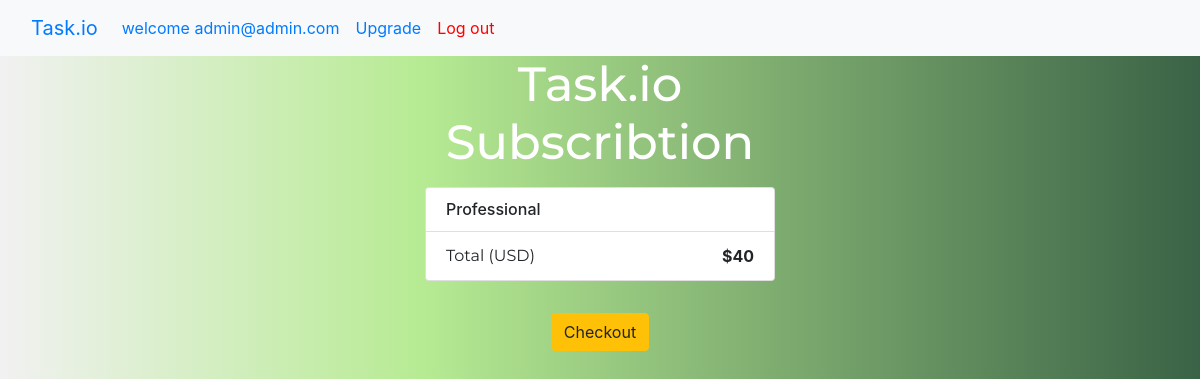
/membership/upgradeplan/Professional/ (signed in), run on the app's committed database.
### accounts/models.py (models this page shows)
class CustomUser(AbstractUser):
    username = models.CharField(max_length=40, unique=False, default='')
    def __str__(self):
        return self.email

### memberships/models.py (models this page shows, shortened)
class Membership(models.Model):
    membership_type = models.CharField(
        choices=MEMBERSHIP_CHOICES,
        default='Free',
        max_length=30)
    price = models.IntegerField(default=0)
    payment_type= models.CharField(choices= PAYMENT_TYPE, default='Monthly', max_length= 50)
    stripe_price_id = models.CharField(max_length=200, default="price_1LCfzGHbrOhTO2jzGrkrAkqm")

### memberships/views.py (the view)
# urls.py: path('upgradeplan/<str:plan>/', views.upgradeplan, name ="upgrade_plan"),
def upgradeplan(request, plan):
    new_membership_plan = Membership.objects.get(membership_type = plan)
    if getuser_membership(request).membership != new_membership_plan:
        session =stripe.checkout.Session.create(
                payment_method_types=['card'],
                customer_email = request.user.email,
                line_items=[
                    {
                        "price": new_membership_plan.stripe_price_id,
                        'quantity': 1,
                    },
                ],
                mode='subscription',
                success_url= request.build_absolute_uri(reverse('payment_successful'))+ '?session_id={CHECKOUT_SESSION_ID',
                cancel_url= request.build_absolute_uri(reverse('cancel'))
            )
        context={
            'membership':new_membership_plan,
            'session_id': session.id,
            'stripe_public_key':settings.STRIPE_PUBLIC_KEY
        }
        return render(request, 'payment.html', context)
    messages.error(request, 'you are already subscribed to this plan!')
    return redirect('profile')

### memberships/views.py (called while the page is built)
def getuser_membership(request):
    getmem = UserMembership.objects.filter(user = request.user)
    if getmem.exists():
        return getmem.first()
    else:
        return None

### memberships/templates/payment.html (shortened to what this page needs)
{% extends "home.html" %}
{% load static %}
{% block contents %}
        <div class="row justify-content-center">
            <div class="col-md-4 order-md-2 mb-4">
              <h4 class="d-flex justify-content-between align-items-center mb-3">
                <span  style="color: white;font-size: 3rem;text-align: center;">Task.io Subscribtion</span>
              </h4>
              <ul class="list-group mb-3">
                <li class="list-group-item d-flex justify-content-between lh-condensed">
                  <div>
                    <h6 class="my-0">{{ membership.membership_type |title }}</h6>
                  </div>
                </li>
                <li class="list-group-item d-flex justify-content-between">
                  <span>Total (USD)</span>
                  <strong>${{ membership.price }}</strong>
                </li>
              </ul>
              <div class="text-center pt-3">
                <button id="checkout-button" data-secret="{{ session_id }}" onclick="openStripe()" class="btn btn-warning">
                    Checkout
                </button>
              </div>
              </div>
        </div>
    </div>
{% endblock %}>

### todo/templates/home.html (shortened to what this page needs)
{% load static %}
<!DOCTYPE html>
<html>
<head>
	<link rel="stylesheet" href="https://stackpath.bootstrapcdn.com/bootstrap/4.4.1/css/bootstrap.min.css">
	<link rel="stylesheet" href="{% static 'appdesign/home.css'%}">
</head>
<body>
  <nav class="navbar navbar-expand-lg bg-light">
    <div class="container-fluid">
      <a class="navbar-brand" href="{% url 'home'%}">Task.io</a>
      <div class="collapse navbar-collapse" id="navbarSupportedContent">
        <ul class="navbar-nav me-auto mb-2 mb-lg-0">
          {% if user.is_authenticated %}
            <li class="nav-item">
              <a class="nav-link" href="{% url 'profile'%}">welcome {{request.user}}</a>
            </li>
			<li class="nav-item">
				<a class="nav-link" href="{% url 'view_plans' %}">Upgrade</a>
			  </li>
            <li class="nav-item">
              <a class="nav-link" href="{% url 'logout' %}" style="color:red">Log out</a>
            </li>
          {% endif %}
        </ul>
      </div>
    </div>
  </nav>
	<div class="container">
		{% block contents %}{% endblock %}
</body>
</html>

### static/appdesign/home.css (style rules this page uses)
body { background: rgb(241, 241, 241); background: linear-gradient(90deg, rgba(241, 241, 241, 1) 0%, rgba(183, 235, 147, 1) 35%, rgba(58, 98, 70, 1) 100%); }
h1, h2, h3, h4, h5, p, span, strike { font-family: 'Montserrat', sans-serif; }

### data on the page
CustomUser: user "admin@admin.com"
Membership: membership_type "Professional", price "40"
